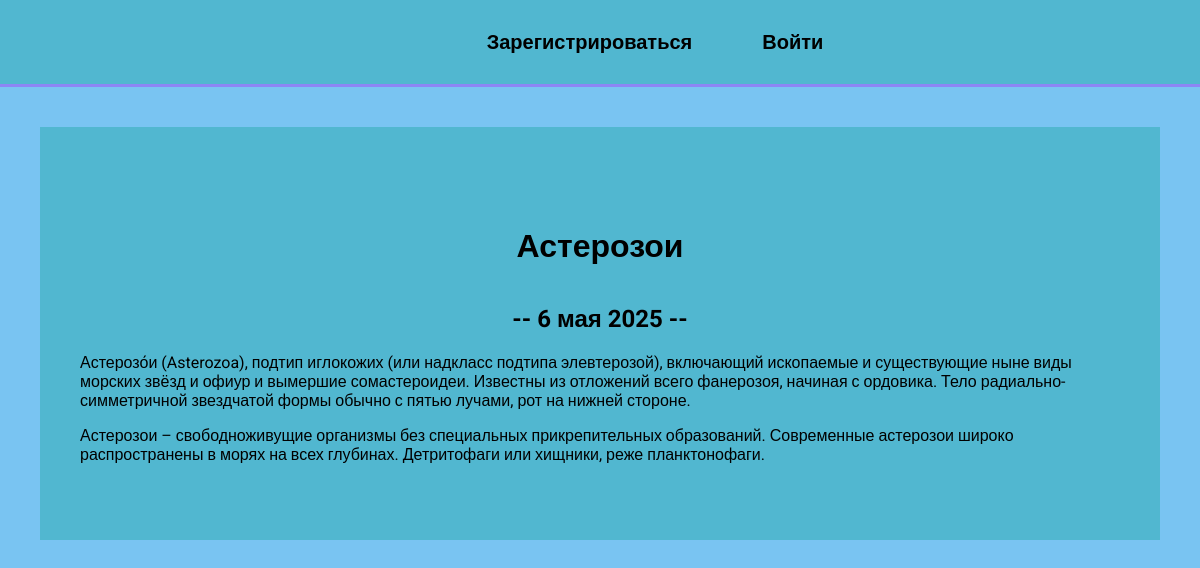
Page /blo/2/ on the committed database.
### blo/models.py (models this page shows, shortened)
class Blo(models.Model):
    title = models.CharField(max_length=200)
    description = models.TextField()
    date = models.DateField()

### blo/views.py (the view)
# urls.py: path('<int:blo_id>/', views.detail, name ="detail"),
def detail(request, blo_id):
    blo = get_object_or_404(Blo, pk=blo_id)
    return render(request, 'blo/details.html', {'blo': blo})

### blo/templates/blo/details.html
{% extends 'dz/base.html' %}
{% block content %}
<div class="detail">
    <h1>{{ blo.title }}</h1>
    <h2>-- {{ blo.date|date:'j E Y' }} --</h2>
    {{ blo.description|safe }}
</div>
{% endblock %}

### dz/static/css/style.css (style rules this page uses)
body { font-family: "Roboto", sans-serif; background: #79c4f2; padding: 0; margin: 0; }
h1 { text-align: center; margin: 60px 0 40px; }
h2 { text-align: center; margin: 20px 0; }
.detail { background: rgb(81, 183, 208); padding: 40px 40px 60px; box-sizing: border-box; margin: 40px; }

### rows in the picture
Blo: title "Астерозои", date "6 мая 2025", description "Астерозо́и (Asterozoa), подтип иглокожих (или надкласс подтипа элевтерозой), включающий ископаемые и существующие ныне виды морских звёзд и офиур и вымершие сомастероидеи. Известны из отложений всего фанерозоя, начиная с ордовика. Тело радиально-симметричной звездчатой формы обычно с пятью лучами, рот на нижней стороне. Астерозои – свободноживущие организмы без специальных прикрепительных образований. Современные астерозои широко распространены в морях на всех глубинах. Детритофаги или хищники, реже планктонофаги."
